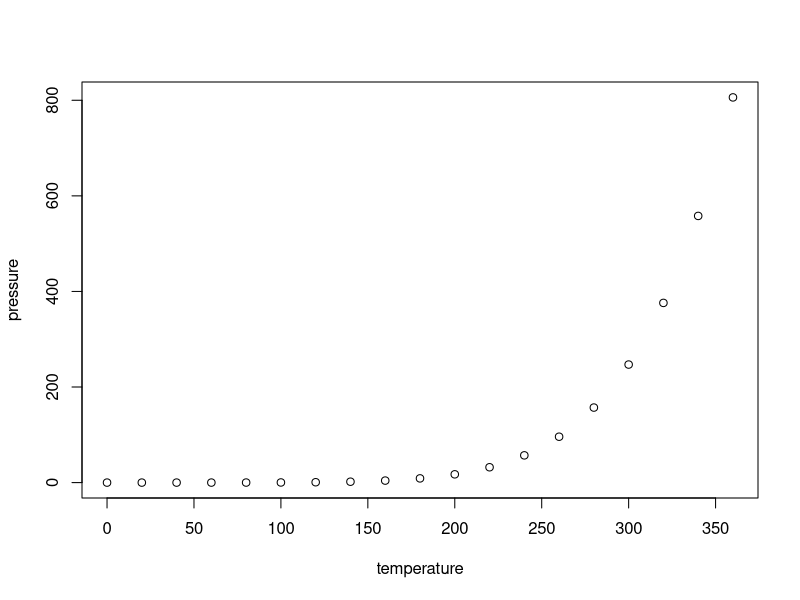
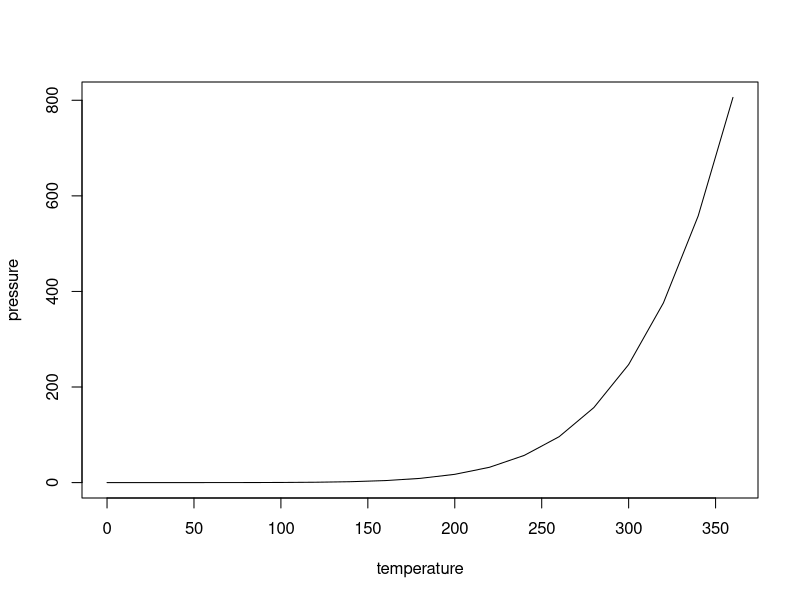
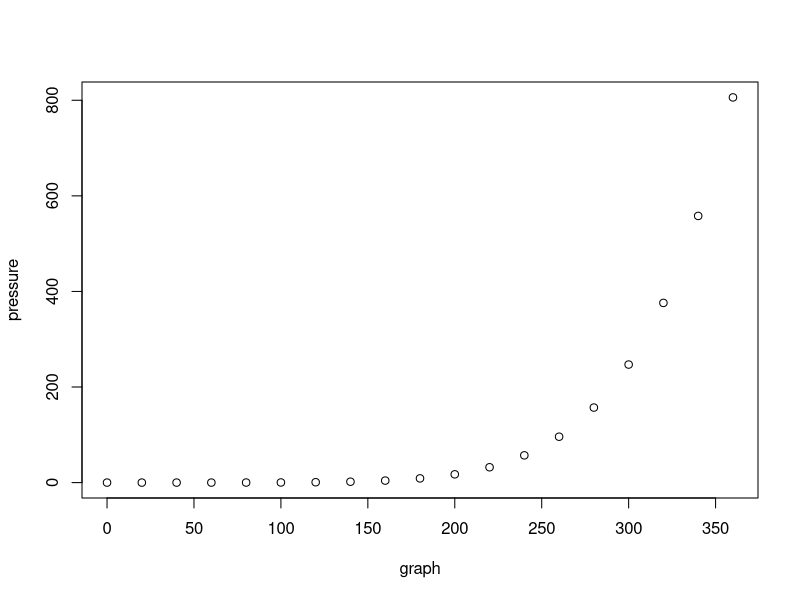
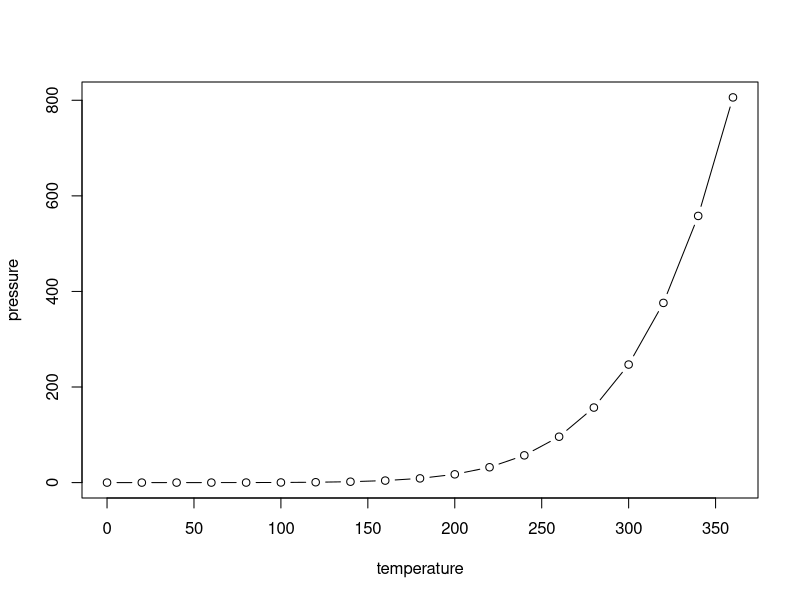

These charts were generated, in order, by the following R code:
## ---- chunk 1
knitr::opts_chunk$set(echo = TRUE)
## ---- chunk 2
summary(cars)
## ---- chunk 3
(p1 <- plot(pressure))
plot(pressure, type="l")
plot(pressure, xlab="graph")
## ---- chunk 4
plot(pressure, type="b")
